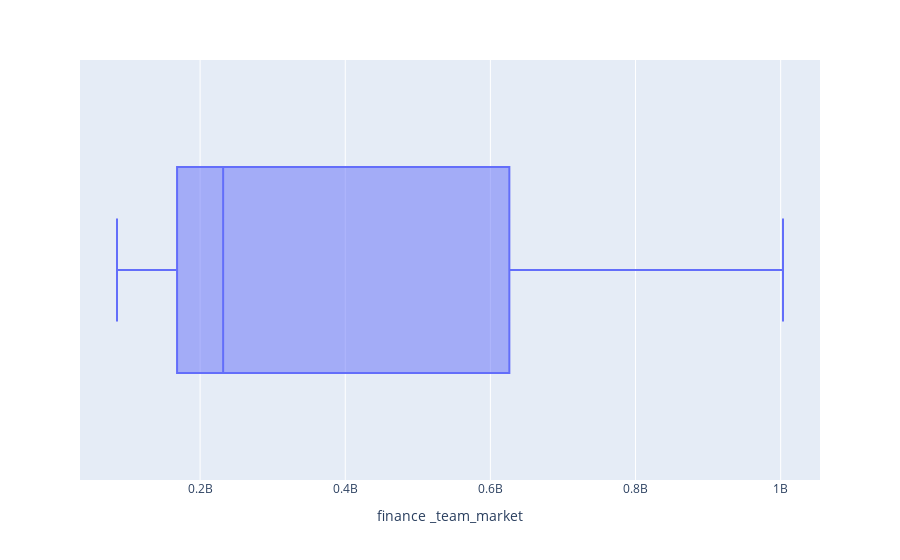

Here is the notebook cell this chart was saved with:
### Code cell
fig_3 = epl_dataset.plot.box(x = 'finance _team_market')
fig_3.show()

### Figure 1 — Plotly figure (JSON) as saved in the notebook; plotly's stock layout.template omitted (floating-point values rounded to 4 significant figures)
{"data": [{"alignmentgroup": "True", "hovertemplate": "finance _team_market=%{x}<extra></extra>", "legendgroup": "", "marker": {"color": "#636efa"}, "name": "", "notched": false, "offsetgroup": "", "orientation": "h", "showlegend": false, "type": "box", "x": [1003200000, 836440000, 779460000, 735240000, 701800000, 550440000, 369600000, 305360000, 284240000, 234212000, 229240000, 223520000, 214060000, 200288000, 176440000, 160072000, 152680000, 152020000, 106920000, 85492000], "x0": " ", "xaxis": "x", "y0": " ", "yaxis": "y"}], "layout": {"boxmode": "group", "legend": {"tracegroupgap": 0}, "margin": {"t": 60}, "xaxis": {"anchor": "y", "domain": [0, 1], "title": {"text": "finance _team_market"}}, "yaxis": {"anchor": "x", "domain": [0, 1]}}}
